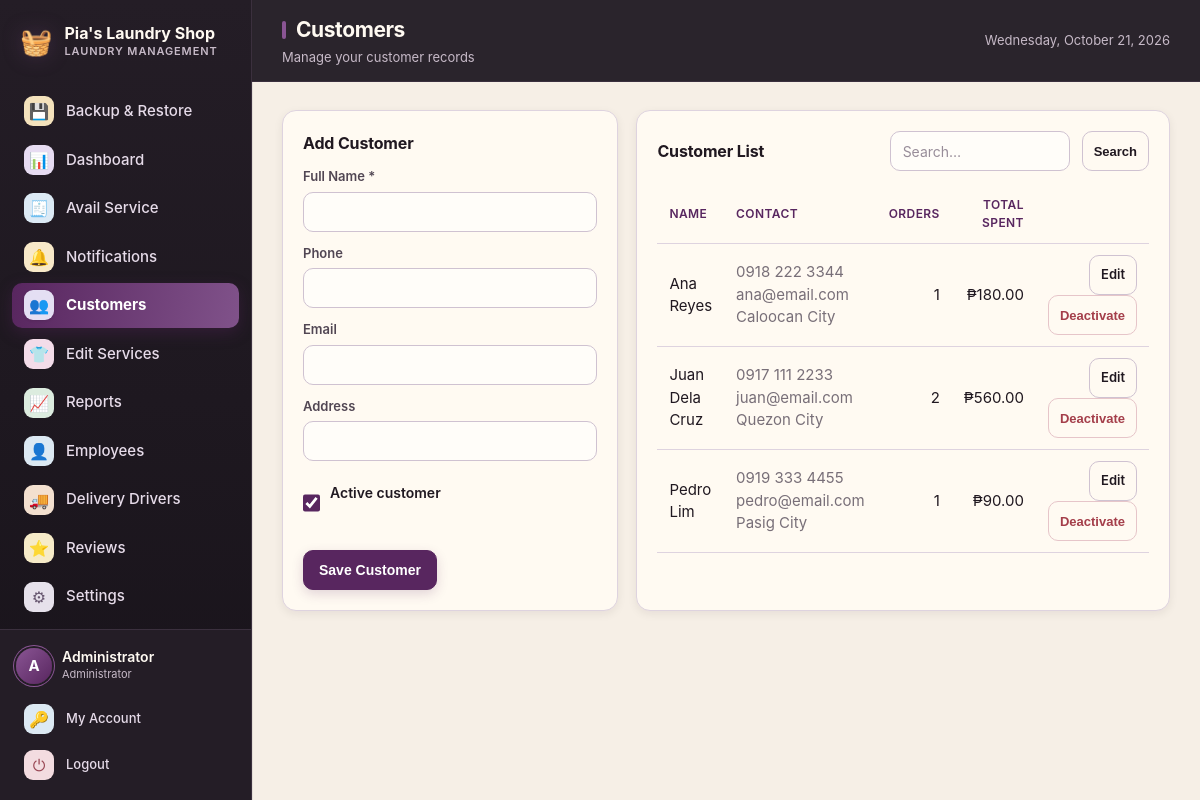
/customers.php (signed in), run on the app's committed database.
### tables this page shows
CREATE TABLE users (
  id          INT UNSIGNED NOT NULL AUTO_INCREMENT,
  full_name   VARCHAR(100) NOT NULL,
  username    VARCHAR(50)  NOT NULL,
  password    VARCHAR(255) NOT NULL,
  email       VARCHAR(120) DEFAULT NULL,
  phone       VARCHAR(30)  DEFAULT NULL,
  role        ENUM('admin','staff') NOT NULL DEFAULT 'staff',
  is_active   TINYINT(1)   NOT NULL DEFAULT 1,
  created_at  DATETIME     NOT NULL DEFAULT CURRENT_TIMESTAMP,
  PRIMARY KEY (id),
  UNIQUE KEY uq_users_username (username)
);

CREATE TABLE customers (
  id          INT UNSIGNED NOT NULL AUTO_INCREMENT,
  name        VARCHAR(100) NOT NULL,
  phone       VARCHAR(30)  DEFAULT NULL,
  email       VARCHAR(120) DEFAULT NULL,
  address     VARCHAR(255) DEFAULT NULL,
  is_active   TINYINT(1)   NOT NULL DEFAULT 1,
  created_at  DATETIME     NOT NULL DEFAULT CURRENT_TIMESTAMP,
  PRIMARY KEY (id),
  KEY idx_customers_name (name),
  UNIQUE KEY uq_customers_email (email)
);

### includes/functions.php (called while the page is built, shortened)
<?php
function e($value): string
{
    return htmlspecialchars((string) $value, ENT_QUOTES, 'UTF-8');
}
function money($amount): string
{
    return '₱' . number_format((float) $amount, 2);
}
function get_setting(string $key, string $default = ''): string
{
    static $cache = null;
    if ($cache === null) {
        $cache = [];
        foreach (db()->query("SELECT `key`, `value` FROM settings") as $row) {
            $cache[$row['key']] = (string) $row['value'];
        }
    }
    return $cache[$key] ?? $default;
}
function asset_prefix(): string
{
    static $prefix = null;
    if ($prefix !== null) {
        return $prefix;
    }
    $appRoot   = realpath(__DIR__ . '/..');
    $scriptDir = realpath(dirname($_SERVER['SCRIPT_FILENAME'] ?? __FILE__));
    $prefix = '';
    if ($appRoot && $scriptDir && strpos($scriptDir, $appRoot) === 0) {
        $rel = trim(str_replace('\\', '/', substr($scriptDir, strlen($appRoot))), '/');
    }
    return $prefix;
}
function asset(string $path): string
{
    return asset_prefix() . ltrim($path, '/');
}

### config/database.php (called while the page is built, shortened)
<?php
function db(): PDO
{
    static $pdo = null;
    if ($pdo === null) {
        try {
            $dsn = 'mysql:host=' . DB_HOST . ';port=' . DB_PORT . ';dbname=' . DB_NAME . ';charset=' . DB_CHARSET;
            $pdo = new PDO($dsn, DB_USER, DB_PASS, [
                PDO::ATTR_ERRMODE            => PDO::ERRMODE_EXCEPTION,
                PDO::ATTR_DEFAULT_FETCH_MODE => PDO::FETCH_ASSOC,
                PDO::ATTR_EMULATE_PREPARES   => false,
            ]);
        } catch (PDOException $e) {
            http_response_code(500);
            exit('<h2>Database connection failed</h2>'
                . '<p>Could not connect to MySQL. Please check that:</p>'
                . '<ul>'
                . '<li>The MySQL service is <strong>running</strong> - start it from the XAMPP Control Panel, or click Start All in Laragon.</li>'
                . '<li>The database <code>' . htmlspecialchars(DB_NAME) . '</code> exists (import <code>database/laundry_pos.sql</code>).</li>'
                . '<li>Credentials in <code>config/database.php</code> match your setup.</li>'
                . '</ul>'
                . '<p style="color:#888"><small>' . htmlspecialchars($e->getMessage()) . '</small></p>');
        }
    }
    return $pdo;
}

### includes/auth.php (called while the page is built, shortened)
<?php
require_once __DIR__ . '/../config/database.php';
require_once __DIR__ . '/functions.php';
function current_user(): ?array
{
    static $user = null;
    if ($user === null) {
        $stmt = db()->prepare("SELECT * FROM users WHERE id = ? AND is_active = 1");
        $stmt->execute([$_SESSION['user_id']]);
        $user = $stmt->fetch() ?: null;
    }
    return $user;
}
function require_login(): void
{
    if (!current_user()) {
        redirect('index.php');
    }
}
function is_admin(): bool
{
    $u = current_user();
    return $u !== null && $u['role'] === 'admin';
}

### customers.php (the view, shortened to what this page needs)
<?php
require_once __DIR__ . '/includes/auth.php';
require_login();
$pdo = db();
$search = trim($_GET['search'] ?? '');
$editing = null;
$params = [];
$whereSql = '';
$showCustomerSpending = true;
$spendingSelect = $showCustomerSpending
    ? "(SELECT COALESCE(SUM(o.total),0) FROM orders o WHERE o.customer_id = c.id AND o.status <> 'cancelled') AS total_spent"
    : 'NULL AS total_spent';
$stmt = $pdo->prepare(
    "SELECT c.*,
            (SELECT COUNT(*) FROM orders o WHERE o.customer_id = c.id) AS order_count,
            $spendingSelect
     FROM customers c $whereSql
     ORDER BY c.name"
);
$stmt->execute($params);
$customers = $stmt->fetchAll();
$pageTitle = 'Customers';
$pageSubtitle = 'Manage your customer records';
include __DIR__ . '/includes/header.php';
?>
<div class="grid two">
  <div class="card">
    <h2><?= $editing ? 'Edit Customer' : 'Add Customer' ?></h2>
    <form method="post" action="customers.php">
      <label for="name">Full Name *</label>
      <input type="text" id="name" name="name" required value="<?= e($editing['name'] ?? '') ?>">
      <label for="phone">Phone</label>
      <input type="text" id="phone" name="phone" value="<?= e($editing['phone'] ?? '') ?>">
      <label for="email">Email</label>
      <input type="email" id="email" name="email" value="<?= e($editing['email'] ?? '') ?>">
      <label for="address">Address</label>
      <input type="text" id="address" name="address" value="<?= e($editing['address'] ?? '') ?>">
      <label class="checkbox-row">
        <input type="checkbox" name="is_active" value="1"
               <?= (!isset($editing['is_active']) || (int)$editing['is_active'] === 1) ? 'checked' : '' ?>>
        <span>Active customer</span>
      </label>
      <div class="form-actions">
        <button type="submit" class="btn btn-primary"><?= $editing ? 'Update' : 'Save' ?> Customer</button>
      </div>
    </form>
  </div>
  <div class="card">
    <div class="card-head">
      <h2>Customer List</h2>
      <form method="get" action="customers.php" class="row-between">
        <input type="text" name="search" placeholder="Search…" value="<?= e($search) ?>" style="width:180px;">
        <button class="btn btn-outline btn-sm" type="submit">Search</button>
      </form>
    </div>
    <div class="table-wrap">
      <table>
        <thead><tr><th>Name</th><th>Contact</th><th class="num">Orders</th><?php if ($showCustomerSpending): ?><th class="num">Total Spent</th><?php endif; ?><th></th></tr></thead>
        <tbody>
          <?php foreach ($customers as $c): ?>
          <tr>
            <td>
              <?= e($c['name']) ?>
            </td>
            <td class="muted"><div><?= e($c['phone'] ?: '—') ?></div><?php if ($c['email']): ?><div><?= e($c['email']) ?></div><?php endif; ?><?php if ($c['address']): ?><div class="small"><?= e($c['address']) ?></div><?php endif; ?></td>
            <td class="num"><?= (int)$c['order_count'] ?></td>
            <?php if ($showCustomerSpending): ?><td class="num"><?= money($c['total_spent']) ?></td><?php endif; ?>
            <td class="right">
              <a class="btn btn-outline btn-sm" href="customers.php?id=<?= (int)$c['id'] ?>">Edit</a>
              <?php if (is_admin()): ?>
              <form method="post" action="customers.php" style="display:inline;"
                    onsubmit="return confirm('Deactivate this customer account? Order history will be preserved.');">
                <button class="btn btn-danger btn-sm" type="submit">Deactivate</button>
              </form>
              <?php endif; ?>
            </td>
          </tr>
          <?php endforeach; ?>
        </tbody>
      </table>
    </div>
  </div>
</div>
<?php include __DIR__ . '/includes/footer.php'; ?>

### includes/header.php (shortened to what this page needs)
<?php
$user     = current_user();
$shopName = get_setting('shop_name', "Pia's Laundry Shop");
$active   = basename($_SERVER['PHP_SELF'] ?? '');
$prefix   = asset_prefix();
$nav = [
    ['Backup & Restore', 'backup.php', '&#128190;', true],
    ['Dashboard',    'dashboard.php',  '&#128202;', false],
    ['Avail Service','orders.php',     '&#129534;', false],
    ['Notifications','notifications.php','&#128276;', false],
    ['Customers',    'customers.php',  '&#128101;', false],
    ['Edit Services','services.php',   '&#128085;', true],
    ['Reports',      'reports.php',    '&#128200;', true],
    ['Employees',    'employees.php',  '&#128100;', true],
    ['Delivery Drivers', 'delivery_drivers.php', '&#128666;', false],
    ['Reviews',      'reviews.php',     '&#11088;', true],
    ['Settings',     'settings.php',   '&#9881;', true],
];
?>
<!DOCTYPE html>
<html lang="en">
<head>
<link rel="stylesheet" href="<?= e(asset('assets/css/style.css')) ?>?v=status-timeline-20261019">
</head>
<body>
<div class="app">
  <aside class="sidebar" id="sidebar" aria-label="Main navigation">
    <div class="brand">
      <span class="brand-icon">&#129530;</span>
      <div class="brand-text">
        <div class="brand-name"><?= e($shopName) ?></div>
        <div class="brand-sub">Laundry Management</div>
      </div>
    </div>
    <nav class="nav">
      <?php foreach ($nav as $item):
          [$label, $href, $icon, $adminOnly] = $item; $iconClass = 'nav-icon-' . preg_replace('/[^a-z0-9_-]/i', '', pathinfo($href, PATHINFO_FILENAME));
          $isActive = ($active === $href || $active === basename($href)) ? ' active' : '';
      ?>
      <a class="nav-link<?= $isActive ?>" href="<?= e($prefix . $href) ?>">
        <span class="nav-icon <?= e($iconClass) ?>"><?= $icon ?></span>
        <span><?= e($label) ?></span>
      </a>
      <?php endforeach; ?>
    </nav>
    <div class="sidebar-footer">
      <div class="user-chip">
        <div class="avatar"><?= e(strtoupper(substr($user['full_name'], 0, 1))) ?></div>
        <div class="user-meta">
          <div class="user-name"><?= e($user['full_name']) ?></div>
          <div class="user-role"><?= $user['role'] === 'admin' ? 'Administrator' : 'Staff' ?></div>
        </div>
      </div>
      <a class="nav-link small" href="<?= e($prefix) ?>profile.php"><span class="nav-icon nav-icon-profile">&#128273;</span><span>My Account</span></a>
      <a class="nav-link small" href="<?= e($prefix) ?>logout.php"><span class="nav-icon nav-icon-logout">&#9211;</span><span>Logout</span></a>
    </div>
  </aside>
  <div class="main">
    <header class="topbar">
      <div class="topbar-title">
        <h1><?= isset($pageTitle) ? e($pageTitle) : 'Dashboard' ?></h1>
        <?php if (isset($pageSubtitle)): ?><p><?= e($pageSubtitle) ?></p><?php endif; ?>
      </div>
      <div class="topbar-right">
        <span class="today"><?= e(date('l, F j, Y')) ?></span>
      </div>
    </header>
    <main class="content">

### includes/footer.php (shortened to what this page needs)
    </main>
  </div>
</div>
</body>
</html>

### data on the page
users: full_name "A", full_name "Administrator"
customers: name "Ana Reyes", phone "0918 222 3344", email "ana@email.com", address "Caloocan City", order_count "1", total_spent "₱180.00"
customers: name "Juan Dela Cruz", phone "0917 111 2233", email "juan@email.com", address "Quezon City", order_count "2", total_spent "₱560.00"
customers: name "Pedro Lim", phone "0919 333 4455", email "pedro@email.com", address "Pasig City", order_count "1", total_spent "₱90.00"

### other printed values
$shopName "Pia's Laundry Shop"
$icon "💾"
$label "Backup & Restore"
$icon "📊"
$label "Dashboard"
$icon "🧾"
$label "Avail Service"
$icon "🔔"
$label "Notifications"
$icon "👥"
$label "Customers"
$icon "👕"
$label "Edit Services"
$icon "📈"
$label "Reports"
